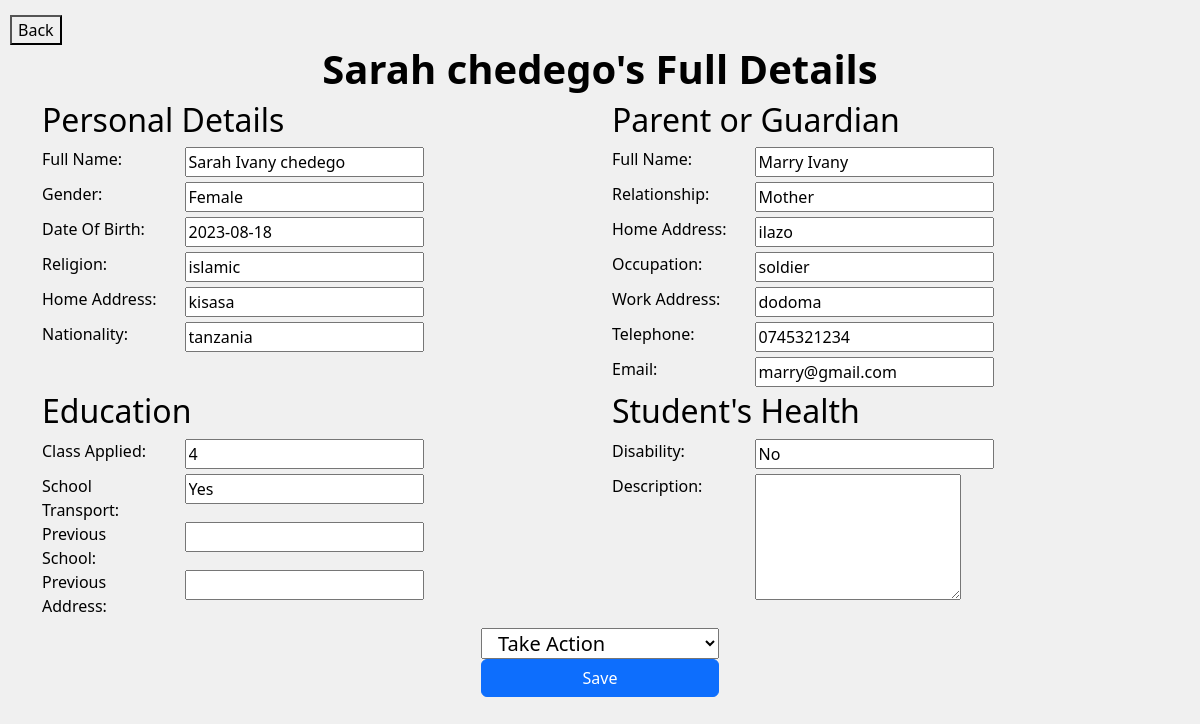
Page /admin/view-more.php?student_id=11 on the committed database.
### tables this page shows
CREATE TABLE `apply` (
  `Student_Id` int(11) NOT NULL,
  `First_Name` varchar(225) NOT NULL,
  `Middle_Name` varchar(225) NOT NULL,
  `Surname` varchar(225) NOT NULL,
  `Date_Of_Birth` varchar(225) NOT NULL,
  `Gender` varchar(225) NOT NULL,
  `Religion` varchar(225) NOT NULL,
  `Home_Address` varchar(225) NOT NULL,
  `Nationality` varchar(225) NOT NULL,
  `Parent_FName` varchar(225) NOT NULL,
  `Parent_LName` varchar(225) NOT NULL,
  `Relationship` varchar(225) NOT NULL,
  `pHome_Address` varchar(225) NOT NULL,
  `Occupation` varchar(225) NOT NULL,
  `Work_Address` varchar(225) NOT NULL,
  `Telephone` varchar(225) NOT NULL,
  `Email` varchar(225) NOT NULL,
  `Level_Applied` int(11) NOT NULL,
  `School_Transport` varchar(225) NOT NULL,
  `Current_Attending` varchar(225) NOT NULL,
  `School_Attending` varchar(225) NOT NULL,
  `Address_Attending` varchar(225) NOT NULL,
  `Level_Attending` int(10) NOT NULL,
  `Disability` varchar(225) NOT NULL,
  `Disability_Name` varchar(225) NOT NULL,
  `Disability_Description` varchar(225) NOT NULL,
  `Date_Applied` datetime NOT NULL DEFAULT current_timestamp(),
  `Status` int(11) DEFAULT 0
);

### admin/view-more.php (the view, shortened to what this page needs)
<?php
include('../config.php');
$student_id = $_GET['student_id'];
$sql = "SELECT * FROM apply WHERE Student_Id = '$student_id'";
                $results = mysqli_query($connection, $sql);
                if (mysqli_num_rows($results)) {
                    foreach ($results as $result) {
                            $firstName = $result['First_Name'];
                            $middleName = $result['Middle_Name'];
                            $surname = $result['Surname'];
                            $dateOfBirth = $result['Date_Of_Birth'];
                            $gender = $result['Gender'];
                            $religion = $result['Religion'];
                            $homeAddress = $result['Home_Address'];
                            $nationality = $result['Nationality'];
                            $pFirstName = $result['Parent_FName'];
                            $pLastName = $result['Parent_LName'];
                            $relationship = $result['Relationship'];
                            $pHomeAddress = $result['pHome_Address'];
                            $occupation = $result['Occupation'];
                            $workAddress = $result['Work_Address'];
                            $telephone = $result['Telephone'];
                            $email = $result['Email'];
                            $levelApplied = $result['Level_Applied'];
                            $schoolTransport = $result['School_Transport'];
                            $schoolAttending = $result['School_Attending'];
                            $addressAttending = $result['Address_Attending'];
                            $diseaseName = $result['Disability_Name'];
                            $diseaseDescription = $result['Disability_Description'];
                        }
                    }
                ?>
<!DOCTYPE html>
<html lang="en">
<head>
    <link rel="stylesheet" href="../vendors/css/bootstrap.min.css">
</head>
<body>
    <section>
        <span>
            <a href="view_applicants.php"><button class="close-btn" >Back</button></a>
        </span><h1><?php echo "$firstName $surname's "?>Full Details</h1>
        <div class="container">
            <div class="row">
                <div class="col-md-6">
                    <h2>Personal Details</h2>
                    <div class="row">
                        <div class="col-md-3">
                            <label for="fullName">Full Name:</label>
                        </div>
                        <div class="col-md-9">
                            <input type="text" name="fullName" value="<?php echo "$firstName $middleName $surname"?>" readonly>
                        </div>
                    </div>
                    <div class="row">
                        <div class="col-md-3">
                            <label for="gender">Gender:</label>
                        </div>
                        <div class="col-md-9">
                        <input type="text" name="gender" value="<?php echo $gender ?>" readonly>
                        </div>
                    </div>
                    <div class="row">
                        <div class="col-md-3">
                            <label for="dateOfBirth">Date Of Birth:</label>
                        </div>
                        <div class="col-md-9">
                            <input type="text" name="dateOfBirth" value="<?php echo $dateOfBirth ?>" readonly>
                        </div>
                    </div>
                    <div class="row">
                        <div class="col-md-3">
                            <label for="religion">Religion:</label>
                        </div>
                        <div class="col-md-9">
                            <input type="text" name="religion" value="<?php echo $religion ?>" readonly>
                        </div>
                    </div>
                    <div class="row">
                        <div class="col-md-3">
                            <label for="homeAddress">Home Address:</label>
                        </div>
                        <div class="col-md-9">
                            <input type="text" name="homeAddress" value="<?php echo $homeAddress ?>" readonly>
                        </div>
                    </div>
                    <div class="row">
                        <div class="col-md-3">
                            <label for="nationality">Nationality:</label>
                        </div>
                        <div class="col-md-9">
                            <input type="text" name="nationality" value="<?php echo $nationality ?>" readonly>
                        </div>
                    </div>
                </div>
                <div class="col-md-6">
                    <h2>Parent or Guardian</h2>
                    <div class="row">
                        <div class="col-md-3">
                            <label for="fullName">Full Name:</label>
                        </div>
                        <div class="col-md-9">
                            <input type="text" name="fullName" value="<?php echo "$pFirstName $pLastName" ?>" readonly>
                        </div>
                    </div>
                    <div class="row">
                        <div class="col-md-3">
                            <label for="relationship">Relationship:</label>
                        </div>
                        <div class="col-md-9">
                            <input type="text" name="relationship" value="<?php echo $relationship ?>" readonly>
                        </div>
                    </div>
                    <div class="row">
                        <div class="col-md-3">
                            <label for="homeAddress">Home Address:</label>
                        </div>
                        <div class="col-md-9">
                            <input type="text" name="homeAddress" value="<?php echo $pHomeAddress ?>" readonly>
                        </div>
                    </div>
                    <div class="row">
                        <div class="col-md-3">
                            <label for="occupation">Occupation:</label>
                        </div>
                        <div class="col-md-9">
                            <input type="text" name="occupation" value="<?php echo $occupation ?>" readonly>
                        </div>
                    </div>
                    <div class="row">
                        <div class="col-md-3">
                            <label for="workAddress">Work Address:</label>
                        </div>
                        <div class="col-md-9">
                            <input type="text" name="workAddress" value="<?php echo $workAddress ?>" readonly>
                        </div>
                    </div>
                    <div class="row">
                        <div class="col-md-3">
                            <label for="telephone">Telephone:</label>
                        </div>
                        <div class="col-md-9">
                            <input type="text" name="telephone" value="<?php echo $telephone ?>" readonly>
                        </div>
                    </div>
                    <div class="row">
                        <div class="col-md-3">
                            <label for="">Email:</label>
                        </div>
                        <div class="col-md-9">
                            <input type="email" name="email" value="<?php echo $email ?>" readonly>
                        </div>
                    </div>
                </div>
                <div class="col-md-6">
                    <h2>Education</h2>
                    <div class="row">
                        <div class="col-md-3">
                            <label for="classApplied">Class Applied:</label>
                        </div>
                        <div class="col-md-6">
                            <input type="number" name="classApplied" value="<?php echo $levelApplied ?>" readonly>
                        </div>
                    </div>
                    <div class="row">
                        <div class="col-md-3">
                            <label for="schoolTransport">School Transport:</label>
                        </div>
                        <div class="col-md-6">
                            <input type="text" name="schoolTransport" value="<?php echo $schoolTransport?>" readonly>
                        </div>
                    </div>
                    <div class="row">
                        <div class="col-md-3">
                            <label for="schoolAttending">Previous School:</label>
                        </div>
                        <div class="col-md-6">
                            <input type="text" name="schoolAttending" value="<?php echo $schoolAttending?>" readonly>
                        </div>
                    </div>
                    <div class="row">
                        <div class="col-md-3">
                            <label for="addressAttending">Previous Address:</label>
                        </div>
                        <div class="col-md-6">
                            <input type="text" name="addressAttending" value="<?php echo $addressAttending?>" readonly>
                        </div>
                    </div>
                </div>
                <div class="col-md-6">
                    <h2>Student's Health</h2>
                    <div class="row">
                        <div class="col-md-3">
                            <label for="disability">Disability:</label>
                        </div>
                        <div class="col-md-6">
                            <input type="text" name="disability" value="<?php echo $diseaseName ?>" readonly>
                        </div>
                    </div>
                    <div class="row">
                        <div class="col-md-3">
                            <label for="">Description:</label>
                        </div>
                        <div class="col-md-6">
                            <textarea name="" id="" cols="20" rows="5" value="<?php echo $diseaseDescription ?>" readonly></textarea>
                        </div>
                    </div>
                </div>
            </div>
        </div>
        <div class="action-section">
            <form action="" method="post">
                <div class="row">
                        <select name="action" id="">
                            <option value="">Take Action</option>
                        </select>
                        <input type="submit" value="Save" class="btn btn-primary" name="approve">
                </div>
            </form>
        </div>
    </section>
</body>
</html>

### admin/view-more.php (style rules this page uses)
body { background-color: #f0f0f0; color: black; }
.close-btn { margin-top: 15px; margin-left: 10px; }
h1 { font-weight: bold; text-align: center; }
input { margin-bottom: 5px; }
.action-section { display: flex; justify-content: center; margin-top: 10px; font-size: 20px; }

### rows in the picture
apply: First_Name "Sarah", Surname "chedego", fullName "Sarah Ivany chedego", gender "Female", dateOfBirth "2023-08-18", religion "islamic", homeAddress "kisasa", nationality "tanzania", fullName "Marry Ivany", relationship "Mother", homeAddress "ilazo", occupation "soldier", workAddress "dodoma", telephone "0745321234", email "marry@gmail.com", classApplied "4", schoolTransport "Yes", disability "No"
